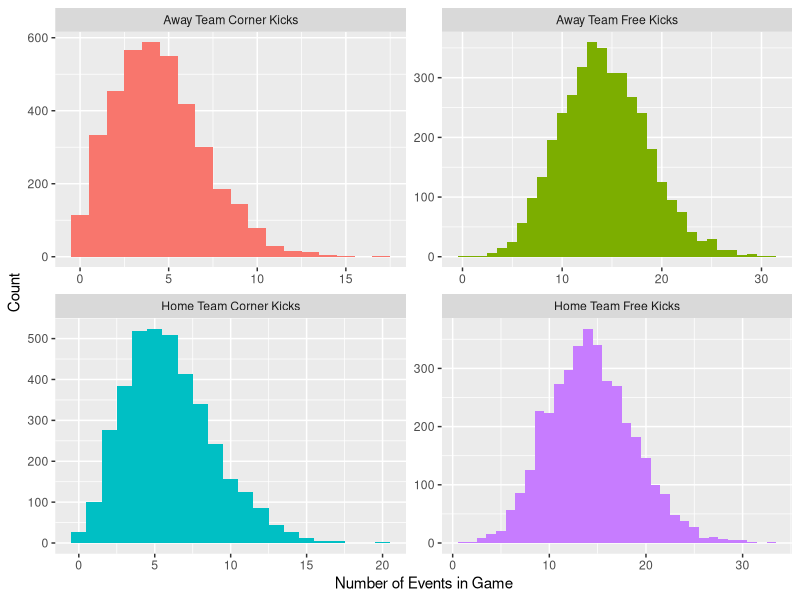
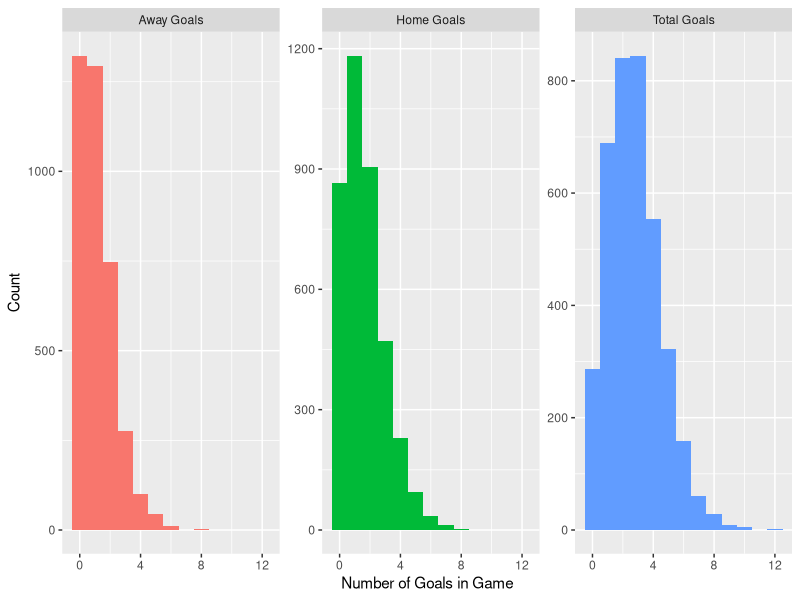
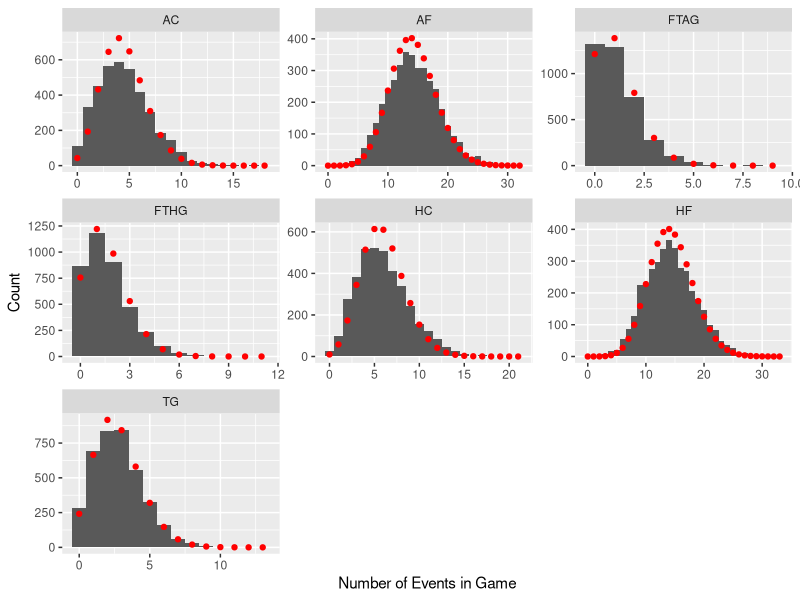
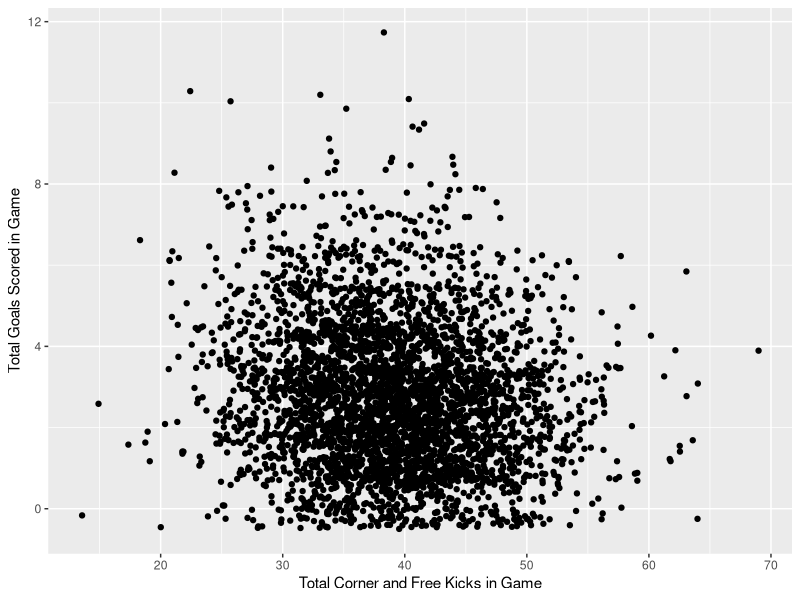
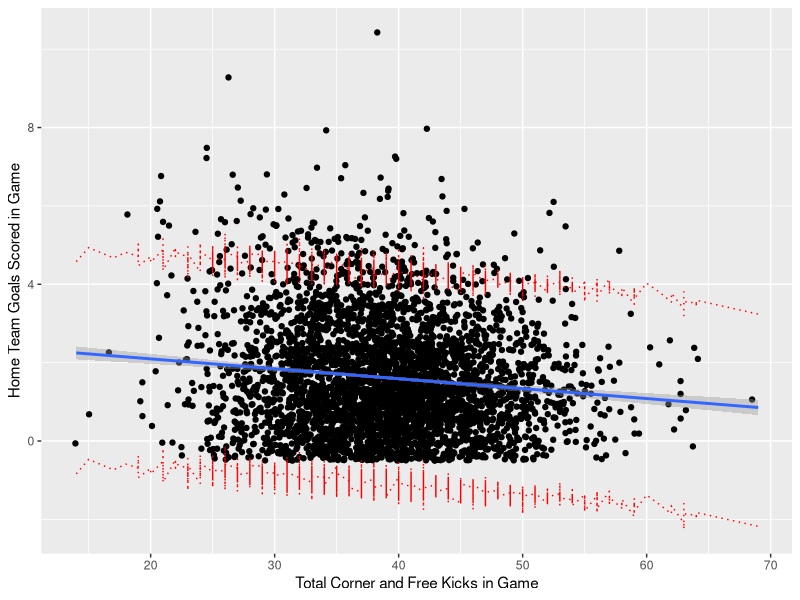
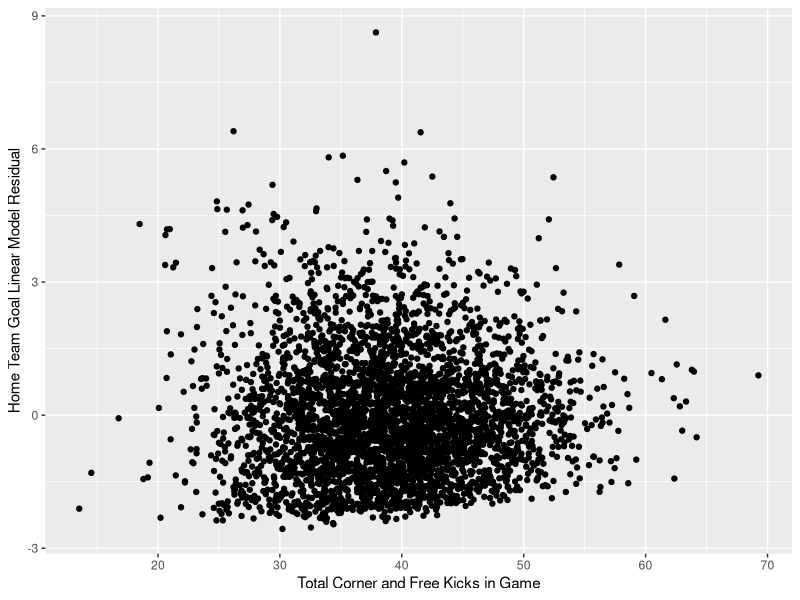

The R script that drew these images, in order:
## ---- chunk 1
knitr::opts_chunk$set(echo = TRUE)
library(tidyverse)
library(MASS)
library(plyr)
## ---- chunk 2
# Div = League Division
# Date = Match Date (dd/mm/yy)
# HomeTeam = Home Team
# AwayTeam = Away Team
# FTHG= Full Time Home Team Goals
# FTAG= Full Time Away Team Goals
# HS = Home Team Shots
# AS = Away Team Shots
# HST = Home Team Shots on Target
# AST = Away Team Shots on Target
# HC = Home Team Corners
# AC = Away Team Corners
# HF = Home Team Fouls Committed
# AF = Away Team Fouls Committed
# HY = Home Team Yellow Cards
# AY = Away Team Yellow Cards
# HR = Home Team Red Cards
# AR = Away Team Red Cards
## ---- chunk 3
#read data 
football = read.table("allseasons.csv", header = T, sep=",")
#determine total goals (TG)
football$TG=with(football,FTHG+FTAG)

#gather based on the number of corner in free kicks, our variables of interest. 
football_long_in <- football %>% gather(key = "param", value = "count", c("HF","AF","HC","AC"))
football_long <- football_long_in[,c("FTHG","FTAG","TG","param","count")]
football_long$param.name <- factor(football_long$param)
levels(football_long$param.name) <- c("Away Team Corner Kicks",
                                      "Away Team Free Kicks", 
                                      "Home Team Corner Kicks", 
                                      "Home Team Free Kicks")

#gather based on types of scores
football_long_scores <- football %>% gather(key = "goal_type", 
                                            value = "score", c("FTHG", "FTAG", "TG"))
football_long_scores$goal.name <- factor(football_long_scores$goal_type)
levels(football_long_scores$goal.name) <- c("Away Goals", "Home Goals", "Total Goals")

#gather based on all parameters of interest:
param_list <- c("HF","AF","HC","AC","FTHG", "FTAG", "TG")
football_all_long <- football %>% gather(key="param", value = "count", param_list)
football_all_long <- football_all_long[,c("param","count")]
football_all_long$param.name <- factor(football_all_long$param)
levels(football_all_long$param.name) <- c("Away Team Corner Kicks",
                                          "Away Team Free Kicks", 
                                          "Away Goals",
                                          "Home Goals", 
                                          "Home Team Corner Kicks", 
                                          "Home Team Free Kicks",
                                          "Total Goals")
## ---- chunk 4
football_long %>% ggplot(aes(x = count, fill=param)) + 
  geom_histogram(binwidth = 1) + 
  facet_wrap(~param.name, scales="free") +
  theme(legend.position="none") +
  xlab("Number of Events in Game") + 
  ylab("Count")
## ---- chunk 5
football_long_scores %>% ggplot(aes(x = score, fill=goal_type)) + 
  geom_histogram(binwidth = 1) + 
  facet_wrap(~goal.name, scales="free_y") +
  theme(legend.position="none") +
  xlab("Number of Goals in Game") + 
  ylab("Count")
## ---- chunk 6
#Find lambda for a fitted Poisson curve, as well as other statistics, for each game stat.
params <- football_all_long %>% group_by(param) %>%
  dplyr::summarise(lambda = MASS::fitdistr(count, "Poisson")$estimate[1],
                   max = max(count),
                   count = n())

#Find the predicted values of a Poisson curve with the estmated lambda for each game stat. 
#inspired by https://stackoverflow.com/questions/1376967/
grid <- with(football_all_long, seq.int(min(count), max(count), 1))
pois_dens <- ddply(football_all_long, "param", function(df) {
  data.frame( 
    predicted = grid,
    density = dpois(grid, MASS::fitdistr(df[,2], "Poisson")$estimate[1])*length(df[,2])
  )
})
#modify the predicted data to fit with free-scale facet wrap when plotting
pois_dens_mod <- left_join(pois_dens,params, by = "param") %>% filter(predicted <= max + 1)

#plot the game stat with the Poisson predicted curves. 
football_all_long %>% ggplot(aes(x = count)) + geom_histogram(binwidth = 1) +
  geom_point(aes(x=predicted, y=density), data=pois_dens_mod, color="red") +
  facet_wrap(~param, scale="free") +
  xlab("Number of Events in Game") + 
  ylab("Count")
## ---- chunk 7
#use geom_jitter with 0.5 for height and width to show density of data better 
football %>% ggplot(aes(y=TG, x=HF+AF+HC+AC)) + geom_jitter(width=0.5, height=0.5) +
  ylab("Total Goals Scored in Game") + 
  xlab("Total Corner and Free Kicks in Game")
## ---- chunk 8
cor(football[,c("FTHG","FTAG","TG")],football[,c("HF","AF","HC","AC")])
## ---- chunk 9
#Total goals
fit_all = lm(TG ~ HC*AF + HF*AC, data=football)
summary(fit_all)
# par(mfrow=c(2,2))
# plot(fit)
## ---- chunk 10
#Away Team goals
fit_away = lm(FTAG ~ HC*AF + HF*AC, data=football)
summary(fit_away)
## ---- chunk 11
#Home Team goals
fit_home = lm(FTHG ~ HC*AF + HF*AC, data=football)
summary(fit_home)
## ---- chunk 12
FTHG_predict <- predict(fit_home, interval="prediction")

football_predict <- cbind(football, FTHG_predict)
football_predict %>% 
  ggplot(aes(y=FTHG, x=HF+AF+HC+AC)) + geom_jitter(width=0.5, height=0.5) +
  ylab("Home Team Goals Scored in Game") + 
  xlab("Total Corner and Free Kicks in Game") +
  geom_smooth(method=lm, se=TRUE) +
  geom_line(aes(y=lwr), color = "red", linetype = "dotted")+
  geom_line(aes(y=upr), color = "red", linetype = "dotted")
  
football_predict$resid <- football_predict$FTHG - football_predict$fit
football_predict %>% 
  ggplot(aes(y=resid, x=HF+AF+HC+AC)) + geom_jitter(width=0.5, height=0.5) +
  ylab("Home Team Goal Linear Model Residual") + 
  xlab("Total Corner and Free Kicks in Game")

abs_res_mean <- mean(abs(football_predict$resid))
FTHG_mean <- mean(football_predict$FTHG)
